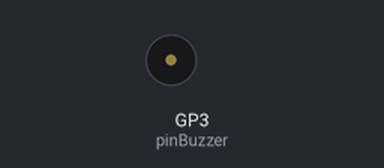
Simulated run of this sketch. Board: Raspberry Pi Pico. Parts: buzzer (waves = sounding).

Above: at 0.65 s.
At 5.35 s:
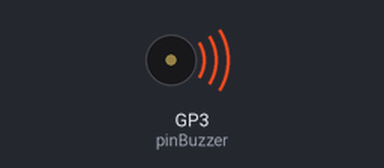
Timing chart, 0 to 8.3 s (numbered marks = the images above):
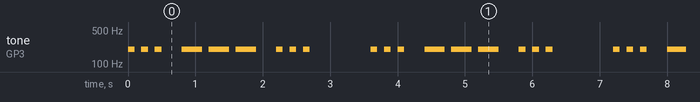

The sketch:

L3_SOS_XIAO_en.ino
```cpp
/*
 * SOS
 */

 int pinBuzzer = 3; // Define the buzzer on pin 3, if you're using XIAO RP2040/XIAO ESP32, change 3 to A3

 void setup() {
    pinMode(pinBuzzer, OUTPUT); // Set the buzzer pin to output state
}

void loop() {
    // Emit three short signals:
    for(int i = 0; i < 3; i++){
        tone(pinBuzzer, 200);
        delay(100);
        noTone(pinBuzzer);
        delay(100);
    }
    delay(200);

    // Emit three long signals:
    for(int i = 0; i < 3; i++){
        tone(pinBuzzer, 200);
        delay(300);
        noTone(pinBuzzer);
        delay(100);
    }
    delay(200);

    // Emit three short signals again:
    for(int i = 0; i < 3; i++){
        tone(pinBuzzer, 200);
        delay(100);
        noTone(pinBuzzer);
        delay(100);
    }
    delay(800); // Wait before repeating
}
```

Measured:
- by itself, tone on GP3 (pinBuzzer): repeats every 3.6 s: 2 × (silent 0.10 s, 200 Hz 0.10 s), silent 0.30 s, 2 × (200 Hz 0.30 s, silent 0.10 s), 200 Hz 0.30 s, silent 0.30 s, 2 × (200 Hz 0.10 s, silent 0.10 s), 200 Hz 0.10 s, silent 0.90 s, 200 Hz 0.10 s
